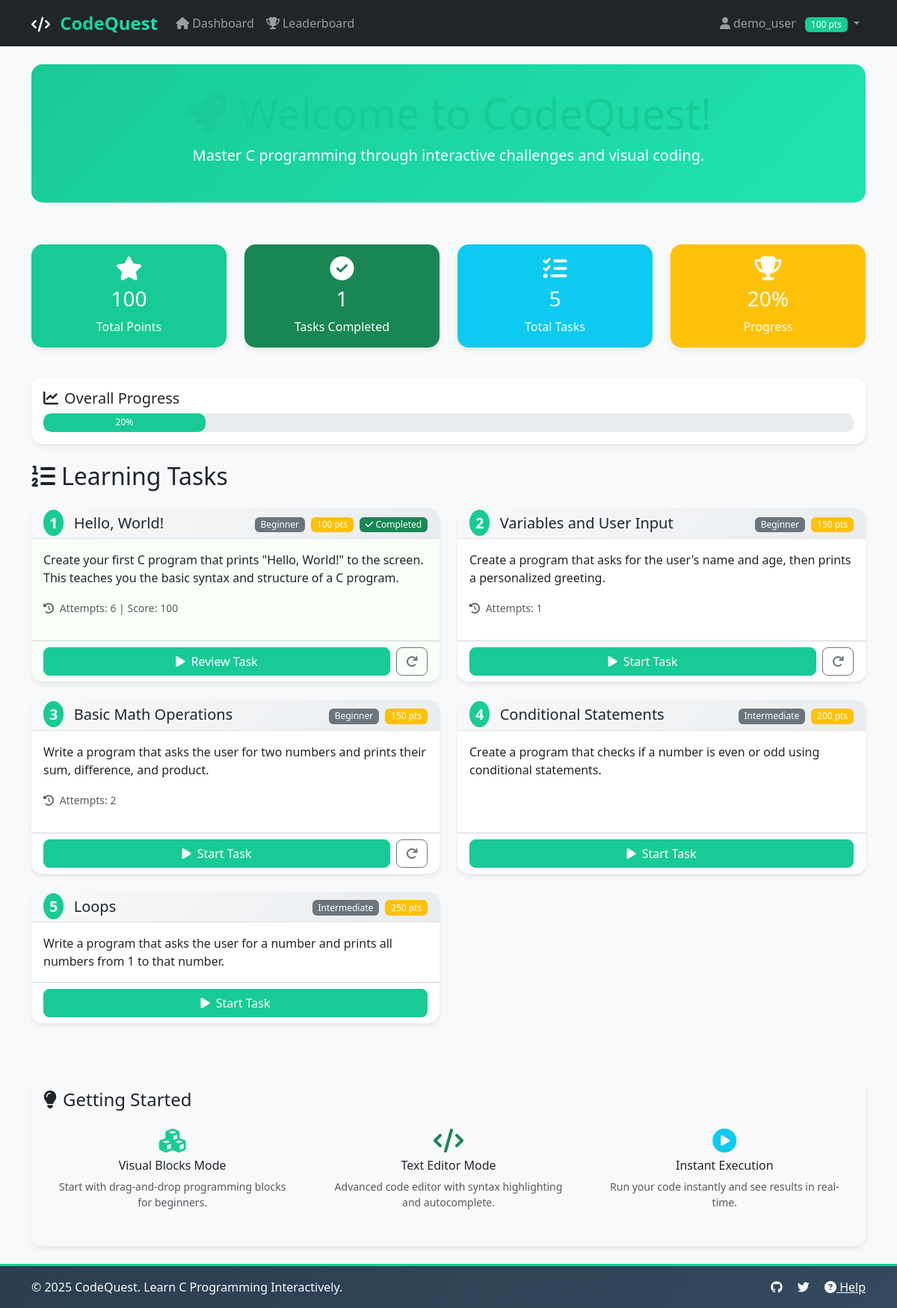
Before: / with the older database file.
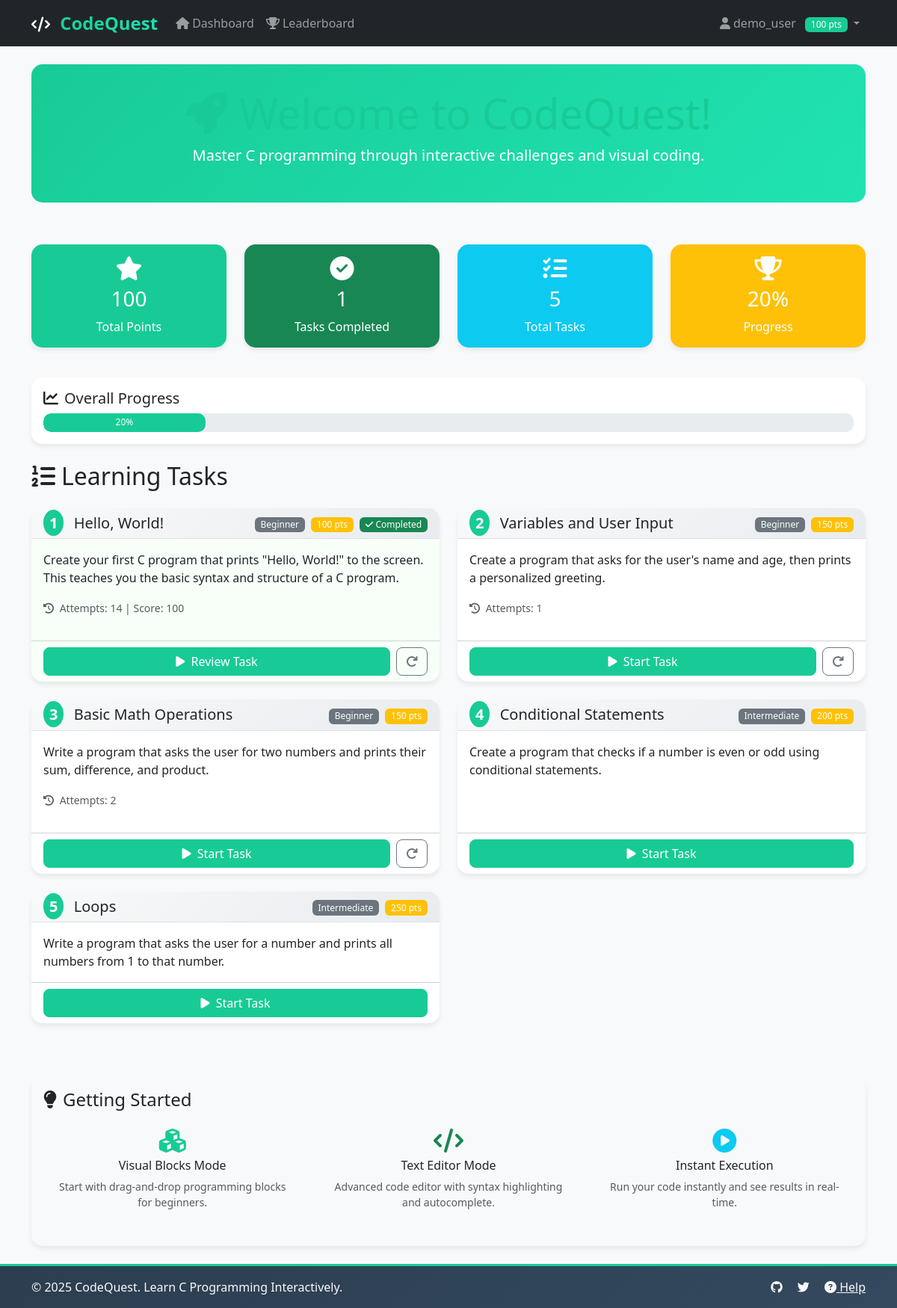
After: the same page with the newer database file.
### models.py (models this page shows)
class User(UserMixin, db.Model):
    id = db.Column(db.Integer, primary_key=True)
    username = db.Column(db.String(64), unique=True, nullable=False)
    email = db.Column(db.String(120), unique=True, nullable=False)
    password_hash = db.Column(db.String(256))
    total_score = db.Column(db.Integer, default=0)
    completed_tasks = db.Column(db.Integer, default=0)
    created_at = db.Column(db.DateTime, default=datetime.utcnow)
    progress = db.relationship('UserProgress', backref='user', lazy=True)

class Task(db.Model):
    id = db.Column(db.Integer, primary_key=True)
    title = db.Column(db.String(200), nullable=False)
    description = db.Column(db.Text, nullable=False)
    difficulty = db.Column(db.String(20), default='beginner')
    expected_output = db.Column(db.Text)
    starter_code = db.Column(db.Text)
    hints = db.Column(db.Text)
    points = db.Column(db.Integer, default=100)
    order_index = db.Column(db.Integer, default=0)
    progress = db.relationship('UserProgress', backref='task', lazy=True)

class UserProgress(db.Model):
    id = db.Column(db.Integer, primary_key=True)
    user_id = db.Column(db.Integer, db.ForeignKey('user.id'), nullable=False)
    task_id = db.Column(db.Integer, db.ForeignKey('task.id'), nullable=False)
    completed = db.Column(db.Boolean, default=False)
    code_solution = db.Column(db.Text)
    attempts = db.Column(db.Integer, default=0)
    score = db.Column(db.Integer, default=0)
    completed_at = db.Column(db.DateTime)

### routes.py (the view)
@app.route('/')
def index():
    tasks = Task.query.order_by(Task.order_index).all()
    user_id = session.get('user_id')
    if not user_id:
        user = User.query.filter_by(username='demo_user').first()
        if not user:
            user = User(username='demo_user', email='demo@codequest.com', total_score=0)
            db.session.add(user)
            db.session.commit()
        session['user_id'] = user.id
        user_id = user.id
    user = User.query.get(user_id)
    task_progress = {}
    for task in tasks:
        progress = UserProgress.query.filter_by(user_id=user_id, task_id=task.id).first()
        task_progress[task.id] = progress
    return render_template('index.html', tasks=tasks, user=user, task_progress=task_progress)

### templates/index.html (shortened to what this page needs)
{% extends "base.html" %}
{% block content %}
<div class="container py-4">
    <div class="row mb-4">
        <div class="col-12">
            <div class="welcome-header">
                <h1 class="display-4 text-primary">
                    <i class="fas fa-rocket me-3"></i>Welcome to CodeQuest!
                </h1>
                <p class="lead">Master C programming through interactive challenges and visual coding.</p>
            </div>
        </div>
    </div>
    <div class="row mb-4">
        <div class="col-md-3 mb-3">
            <div class="card stat-card bg-primary text-white">
                <div class="card-body text-center">
                    <i class="fas fa-star fa-2x mb-2"></i>
                    <h3>{{ user.total_score }}</h3>
                    <p class="mb-0">Total Points</p>
                </div>
            </div>
        </div>
        <div class="col-md-3 mb-3">
            <div class="card stat-card bg-success text-white">
                <div class="card-body text-center">
                    <i class="fas fa-check-circle fa-2x mb-2"></i>
                    <h3>{{ user.completed_tasks }}</h3>
                    <p class="mb-0">Tasks Completed</p>
                </div>
            </div>
        </div>
        <div class="col-md-3 mb-3">
            <div class="card stat-card bg-info text-white">
                <div class="card-body text-center">
                    <i class="fas fa-tasks fa-2x mb-2"></i>
                    <h3>{{ tasks|length }}</h3>
                    <p class="mb-0">Total Tasks</p>
                </div>
            </div>
        </div>
        <div class="col-md-3 mb-3">
            <div class="card stat-card bg-warning text-white">
                <div class="card-body text-center">
                    <i class="fas fa-trophy fa-2x mb-2"></i>
                    <h3>{{ ((user.completed_tasks / tasks|length) * 100)|round|int }}%</h3>
                    <p class="mb-0">Progress</p>
                </div>
            </div>
        </div>
    </div>
    <div class="row mb-4">
        <div class="col-12">
            <div class="card">
                <div class="card-body">
                    <h5 class="card-title">
                        <i class="fas fa-chart-line me-2"></i>Overall Progress
                    </h5>
                    <div class="progress" style="height: 25px;">
                        {% set progress_percent = ((user.completed_tasks / tasks|length) * 100)|round|int %}
                        <div class="progress-bar bg-primary" role="progressbar"
                             style="width: {{ progress_percent }}%;"
                             aria-valuenow="{{ progress_percent }}"
                             aria-valuemin="0"
                             aria-valuemax="100">
                            {{ progress_percent }}%
                        </div>
                    </div>
                </div>
            </div>
        </div>
    </div>
    <div class="row">
        <div class="col-12">
            <h2 class="mb-4">
                <i class="fas fa-list-ol me-2"></i>Learning Tasks
            </h2>
        </div>
    </div>
    <div class="row">
        {% for task in tasks %}
        <div class="col-lg-6 mb-4">
            <div class="card task-card h-100 {% if task_progress[task.id] and task_progress[task.id].completed %}completed{% endif %}">
                <div class="card-header d-flex justify-content-between align-items-center">
                    <h5 class="mb-0">
                        <span class="task-number">{{ task.order_index }}</span>
                        {{ task.title }}
                    </h5>
                    <div class="task-badges">
                        <span class="badge bg-secondary">{{ task.difficulty.title() }}</span>
                        <span class="badge bg-warning">{{ task.points }} pts</span>
                        {% if task_progress[task.id] and task_progress[task.id].completed %}
                        <span class="badge bg-success">
                            <i class="fas fa-check"></i> Completed
                        </span>
                        {% endif %}
                    </div>
                </div>
                <div class="card-body">
                    <p class="card-text">{{ task.description }}</p>
                    {% if task_progress[task.id] and task_progress[task.id].attempts > 0 %}
                    <div class="progress-info mb-3">
                        <small class="text-muted">
                            <i class="fas fa-history me-1"></i>
                            Attempts: {{ task_progress[task.id].attempts }}
                            {% if task_progress[task.id].completed %}
                            | Score: {{ task_progress[task.id].score }}
                            {% endif %}
                        </small>
                    </div>
                    {% endif %}
                </div>
                <div class="card-footer bg-transparent">
                    <div class="d-flex gap-2">
                        <a href="{{ url_for('task_detail', task_id=task.id) }}"
                           class="btn btn-primary flex-fill">
                            <i class="fas fa-play me-1"></i>
                            {% if task_progress[task.id] and task_progress[task.id].completed %}
                                Review Task
                            {% else %}
                                Start Task
                            {% endif %}
                        </a>
                        {% if task_progress[task.id] and task_progress[task.id].attempts > 0 %}
                        <button class="btn btn-outline-secondary"
                                onclick="resetProgress({{ task.id }})"
                                title="Reset Progress">
                            <i class="fas fa-redo"></i>
                        </button>
                        {% endif %}
                    </div>
                </div>
            </div>
        </div>
        {% endfor %}
    </div>
    <div class="row mt-5">
        <div class="col-12">
            <div class="card bg-light">
                <div class="card-body">
                    <h4 class="card-title">
                        <i class="fas fa-lightbulb me-2"></i>Getting Started
                    </h4>
                    <div class="row">
                        <div class="col-md-4">
                            <div class="feature-item">
                                <i class="fas fa-cubes text-primary fa-2x mb-2"></i>
                                <h6>Visual Blocks Mode</h6>
                                <p class="small text-muted">Start with drag-and-drop programming blocks for beginners.</p>
                            </div>
                        </div>
                        <div class="col-md-4">
                            <div class="feature-item">
                                <i class="fas fa-code text-success fa-2x mb-2"></i>
                                <h6>Text Editor Mode</h6>
                                <p class="small text-muted">Advanced code editor with syntax highlighting and autocomplete.</p>
                            </div>
                        </div>
                        <div class="col-md-4">
                            <div class="feature-item">
                                <i class="fas fa-play-circle text-info fa-2x mb-2"></i>
                                <h6>Instant Execution</h6>
                                <p class="small text-muted">Run your code instantly and see results in real-time.</p>
                            </div>
                        </div>
                    </div>
                </div>
            </div>
        </div>
    </div>
</div>
{% endblock %}

### templates/base.html (shortened to what this page needs)
<!DOCTYPE html>
<html lang="en">
<head>
    <link href="https://cdn.jsdelivr.net/npm/bootstrap@5.3.0/dist/css/bootstrap.min.css" rel="stylesheet">
    <link rel="stylesheet" href="https://cdnjs.cloudflare.com/ajax/libs/font-awesome/6.4.0/css/all.min.css">
    <link rel="stylesheet" href="{{ url_for('static', filename='css/style.css') }}">
</head>
<body>
    <nav class="navbar navbar-expand-lg navbar-dark bg-dark">
        <div class="container">
            <a class="navbar-brand" href="{{ url_for('index') }}">
                <i class="fas fa-code me-2"></i>
                <span class="brand-text">CodeQuest</span>
            </a>
            <div class="collapse navbar-collapse" id="navbarNav">
                <ul class="navbar-nav me-auto">
                    <li class="nav-item">
                        <a class="nav-link" href="{{ url_for('index') }}">
                            <i class="fas fa-home me-1"></i>Dashboard
                        </a>
                    </li>
                    <li class="nav-item">
                        <a class="nav-link" href="{{ url_for('leaderboard') }}">
                            <i class="fas fa-trophy me-1"></i>Leaderboard
                        </a>
                    </li>
                </ul>
                <ul class="navbar-nav">
                    {% if user %}
                    <li class="nav-item dropdown">
                        <a class="nav-link dropdown-toggle" href="#" role="button" data-bs-toggle="dropdown">
                            <i class="fas fa-user me-1"></i>{{ user.username }}
                            <span class="badge bg-primary ms-2">{{ user.total_score }} pts</span>
                        </a>
                    </li>
                    {% else %}
                    <li class="nav-item">
                        <a class="nav-link" href="#"><i class="fas fa-sign-in-alt me-1"></i>Login</a>
                    </li>
                    {% endif %}
                </ul>
            </div>
        </div>
    </nav>
    <main class="main-content">
        {% block content %}{% endblock %}
    </main>
    <footer class="footer mt-auto py-3 bg-dark text-light">
        <div class="container">
            <div class="row">
                <div class="col-md-6">
                    <span>&copy; 2025 CodeQuest. Learn C Programming Interactively.</span>
                </div>
                <div class="col-md-6 text-end">
                    <a href="#" class="text-light me-3"><i class="fab fa-github"></i></a>
                    <a href="#" class="text-light me-3"><i class="fab fa-twitter"></i></a>
                    <a href="#" class="text-light"><i class="fas fa-question-circle"></i> Help</a>
                </div>
            </div>
        </div>
    </footer>
</body>
</html>

### static/css/style.css (style rules this page uses)
:root { --primary-color: #18CB96; --secondary-color: #2c3e50; --success-color: #27ae60; --warning-color: #f39c12; --danger-color: #e74c3c; --info-color: #3498db; --light-color: #ecf0f1; --dark-color: #2c3e50; }
body { font-family: 'Segoe UI', Tahoma, Geneva, Verdana, sans-serif; background-color: #f8f9fa; min-height: 100vh; display: flex; flex-direction: column; }
.main-content { flex: 1; }
.navbar-brand .brand-text { font-weight: bold; font-size: 1.5rem; background: linear-gradient(45deg, var(--primary-color), #20e3b2); -webkit-background-clip: text; -webkit-text-fill-color: transparent; background-clip: text; }
.btn-primary { background-color: var(--primary-color); border-color: var(--primary-color); }
.text-primary { color: var(--primary-color) !important; }
.bg-primary { background-color: var(--primary-color) !important; }
.badge.bg-primary { background-color: var(--primary-color) !important; }
.progress-bar.bg-primary { background-color: var(--primary-color) !important; }
.welcome-header { text-align: center; padding: 2rem 0; background: linear-gradient(135deg, var(--primary-color), #20e3b2); color: white; border-radius: 15px; margin-bottom: 2rem; }
.welcome-header h1 { margin-bottom: 0.5rem; }
.stat-card { border: none; border-radius: 15px; transition: transform 0.3s ease, box-shadow 0.3s ease; }
.task-card { border: none; border-radius: 15px; transition: transform 0.3s ease, box-shadow 0.3s ease; border-left: 5px solid var(--primary-color); }
.task-card.completed { border-left-color: var(--success-color); background-color: #f8fff8; }
.task-number { background: var(--primary-color); color: white; padding: 0.25rem 0.5rem; border-radius: 50%; font-weight: bold; margin-right: 0.5rem; }
.task-badges .badge { margin-left: 0.25rem; }
.feature-item { text-align: center; padding: 1rem; }
.card { border: none; border-radius: 15px; box-shadow: 0 4px 6px rgba(0,0,0,0.07); transition: all 0.3s ease; }
.card-header { background: linear-gradient(135deg, #f8f9fa, #e9ecef); border-bottom: 1px solid #dee2e6; border-radius: 15px 15px 0 0 !important; }
.btn { border-radius: 8px; font-weight: 500; transition: all 0.3s ease; }
.progress { border-radius: 10px; background-color: #e9ecef; }
.progress-bar { border-radius: 10px; transition: width 0.6s ease; }
.badge { border-radius: 6px; font-weight: 500; }
.footer { background: linear-gradient(135deg, #2c3e50, #34495e) !important; border-top: 3px solid var(--primary-color); }
.fade-in-up { animation: fadeInUp 0.6s ease; }

Changed rows visible on the page:
changed UserProgress (number 1 of 3 on the later page): attempts "6" → "14"
